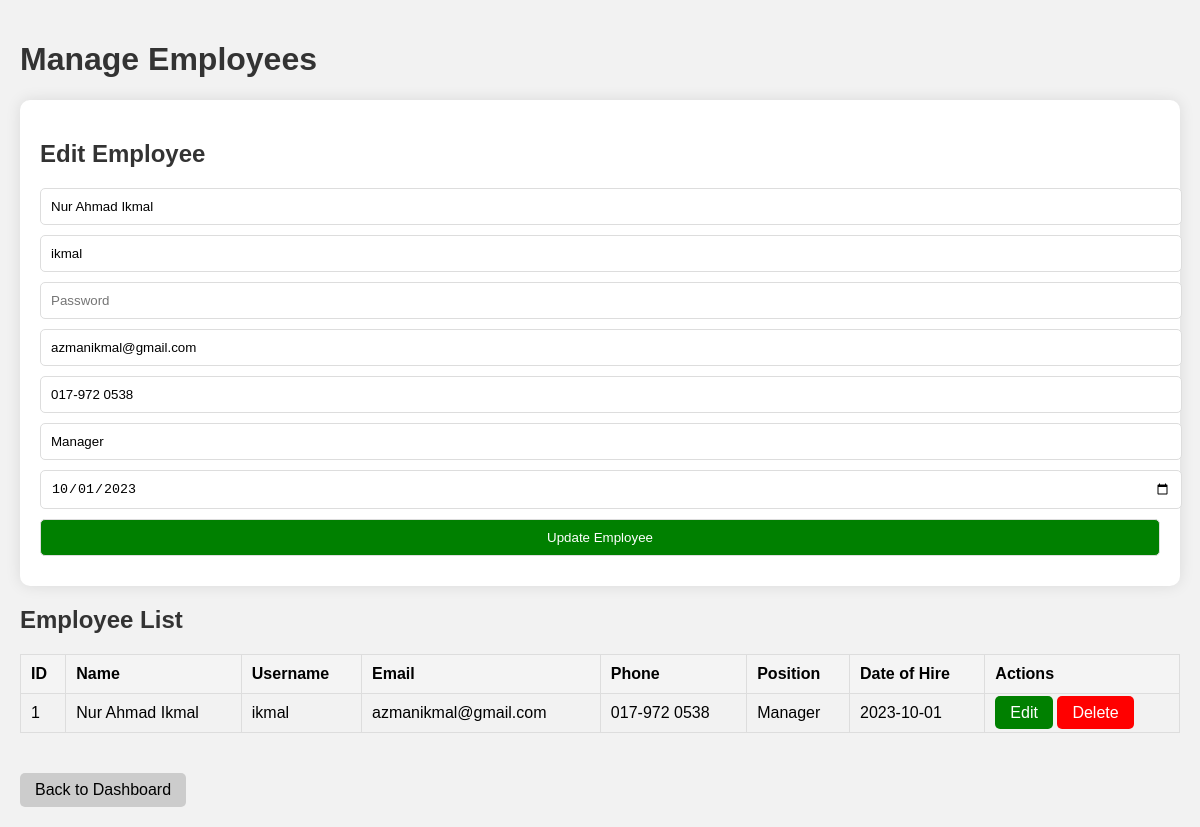
/add_employee.php?edit=1 (signed in), run on the app's committed database.
### tables this page shows
CREATE TABLE employee (
    employee_id INT PRIMARY KEY AUTO_INCREMENT,            
    name VARCHAR(100) NOT NULL,                            
    username VARCHAR(50) NOT NULL UNIQUE,                  
    password VARCHAR(50) NOT NULL,                         
    email VARCHAR(100) NOT NULL,                           
    phone VARCHAR(15),                                     
    position VARCHAR(50),                                  
    date_of_hire DATE,                                     
    created_at TIMESTAMP DEFAULT CURRENT_TIMESTAMP,        
    updated_at TIMESTAMP DEFAULT CURRENT_TIMESTAMP ON UPDATE CURRENT_TIMESTAMP  
);

### add_employee.php (the view, shortened to what this page needs)
<?php
require_once 'connect.php';
$name = '';
$username = '';
$email = '';
$phone = '';
$position = '';
$date_of_hire = '';
$employee_id = '';
if ($_SERVER['REQUEST_METHOD'] == 'POST') {
    if (isset($_POST['add'])) {
        $name = mysqli_real_escape_string($con, $_POST['name']);
        $username = mysqli_real_escape_string($con, $_POST['username']);
        $password = mysqli_real_escape_string($con, $_POST['password']);
        $email = mysqli_real_escape_string($con, $_POST['email']);
        $phone = mysqli_real_escape_string($con, $_POST['phone']);
        $position = mysqli_real_escape_string($con, $_POST['position']);
        $date_of_hire = mysqli_real_escape_string($con, $_POST['date_of_hire']);
        if (empty($name) || empty($username) || empty($password) || empty($email) || empty($position)) {
            $error = "All fields are required.";
        } else {
            $sql = "INSERT INTO employee (name, username, password, email, phone, position, date_of_hire)
                    VALUES ('$name', '$username', '$password', '$email', '$phone', '$position', '$date_of_hire')";
            if (mysqli_query($con, $sql)) {
                $success = "New employee added successfully!";
                $name = $username = $email = $phone = $position = $date_of_hire = '';
            } else {
                $error = "Error: " . mysqli_error($con);
            }
        }
    } elseif (isset($_POST['edit'])) {
        $employee_id = mysqli_real_escape_string($con, $_POST['employee_id']);
        $name = mysqli_real_escape_string($con, $_POST['name']);
        $username = mysqli_real_escape_string($con, $_POST['username']);
        $password = mysqli_real_escape_string($con, $_POST['password']);
        $email = mysqli_real_escape_string($con, $_POST['email']);
        $phone = mysqli_real_escape_string($con, $_POST['phone']);
        $position = mysqli_real_escape_string($con, $_POST['position']);
        $date_of_hire = mysqli_real_escape_string($con, $_POST['date_of_hire']);
        $sql = "UPDATE employee SET name='$name', username='$username', password='$password', email='$email',
                phone='$phone', position='$position', date_of_hire='$date_of_hire'
                WHERE employee_id='$employee_id'";
        if (mysqli_query($con, $sql)) {
            $success = "Employee updated successfully!";
            $name = $username = $email = $phone = $position = $date_of_hire = '';
            $employee_id = '';
        } else {
            $error = "Error: " . mysqli_error($con);
        }
    }
} elseif (isset($_GET['edit'])) {
    $employee_id = mysqli_real_escape_string($con, $_GET['edit']);
    $sql = "SELECT * FROM employee WHERE employee_id='$employee_id'";
    $result = mysqli_query($con, $sql);
    if ($result && mysqli_num_rows($result) > 0) {
        $row = mysqli_fetch_assoc($result);
        $name = $row['name'];
        $username = $row['username'];
        $email = $row['email'];
        $phone = $row['phone'];
        $position = $row['position'];
        $date_of_hire = $row['date_of_hire'];
    }
}
$sql = "SELECT * FROM employee";
$result = mysqli_query($con, $sql);
?>
<!DOCTYPE html>
<html lang="en">
<head>
</head>
<body>
<h1>Manage Employees</h1>
<div class="form-container">
    <h2><?php echo $employee_id ? 'Edit Employee' : 'Add New Employee'; ?></h2>
    <form action="add_employee.php" method="POST">
        <input type="text" name="name" placeholder="Full Name" value="<?php echo $name; ?>" required>
        <input type="text" name="username" placeholder="Username" value="<?php echo $username; ?>" required>
        <input type="password" name="password" placeholder="Password" value="<?php echo $employee_id ? '' : ''; ?>" required>
        <input type="email" name="email" placeholder="Email" value="<?php echo $email; ?>" required>
        <input type="text" name="phone" placeholder="Phone" value="<?php echo $phone; ?>">
        <input type="text" name="position" placeholder="Position" value="<?php echo $position; ?>" required>
        <input type="date" name="date_of_hire" value="<?php echo $date_of_hire; ?>" required>
        <button type="submit" name="<?php echo $employee_id ? 'edit' : 'add'; ?>" class="btn btn-success">
            <?php echo $employee_id ? 'Update Employee' : 'Add Employee'; ?>
        </button>
    </form>
</div>
<h2>Employee List</h2>
<table>
    <thead>
        <tr>
            <th>ID</th>
            <th>Name</th>
            <th>Username</th>
            <th>Email</th>
            <th>Phone</th>
            <th>Position</th>
            <th>Date of Hire</th>
            <th>Actions</th>
        </tr>
    </thead>
    <tbody>
        <?php while ($row = mysqli_fetch_assoc($result)): ?>
            <tr>
                <td><?php echo $row['employee_id']; ?></td>
                <td><?php echo $row['name']; ?></td>
                <td><?php echo $row['username']; ?></td>
                <td><?php echo $row['email']; ?></td>
                <td><?php echo $row['phone']; ?></td>
                <td><?php echo $row['position']; ?></td>
                <td><?php echo $row['date_of_hire']; ?></td>
                <td>
                    <a href="add_employee.php?edit=<?php echo $row['employee_id']; ?>" class="btn btn-success">Edit</a>
                    <a href="add_employee.php?delete=<?php echo $row['employee_id']; ?>" class="btn btn-danger" onclick="return confirm('Are you sure you want to delete this employee?');">Delete</a>
                </td>
            </tr>
        <?php endwhile; ?>
    </tbody>
</table>
<a href="admin_dashboard.php" class="back-btn">Back to Dashboard</a>
</body>
</html>

### add_employee.php (style rules this page uses)
body { font-family: Arial, sans-serif; margin: 0; padding: 20px; background-color: #f2f2f2; }
h1, h2 { color: #333; }
table { width: 100%; border-collapse: collapse; margin: 20px 0; }
th, td { padding: 10px; border: 1px solid #ddd; text-align: left; }
th { background-color: #f4f4f4; }
.btn { padding: 8px 15px; color: white; border: none; border-radius: 5px; cursor: pointer; text-decoration: none; transition: background-color 0.3s; }
.btn-success { background-color: green; }
.btn-danger { background-color: red; }
.form-container { background-color: #fff; padding: 20px; border-radius: 10px; box-shadow: 0px 0px 15px rgba(0, 0, 0, 0.1); margin: 20px 0; }
.form-container input, .form-container button { width: 100%; padding: 10px; margin-bottom: 10px; border-radius: 5px; border: 1px solid #ddd; }
.form-container button { background-color: green; color: white; cursor: pointer; }
.back-btn { padding: 8px 15px; background-color: #ccc; text-decoration: none; color: black; border-radius: 5px; margin-top: 20px; display: inline-block; }

### data on the page
employee: name "Nur Ahmad Ikmal", username "ikmal", email "azmanikmal@gmail.com", phone "017-972 0538", position "Manager", date_of_hire "10/01/2023", employee_id "1", date_of_hire "2023-10-01"
